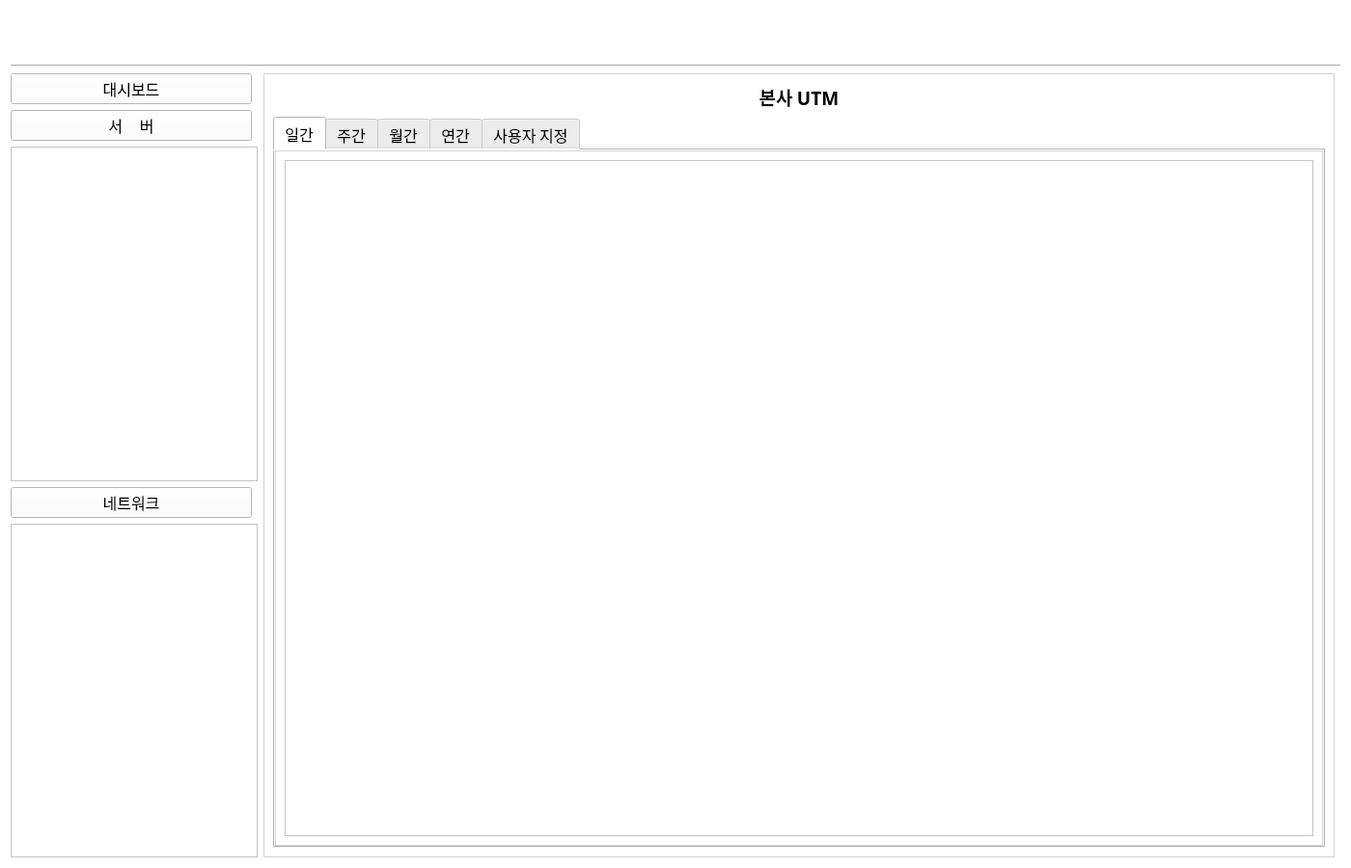
<?xml version="1.0" encoding="UTF-8"?>
<ui version="4.0">
 <class>Form</class>
 <widget class="QWidget" name="Form">
  <property name="geometry">
   <rect>
    <x>0</x>
    <y>0</y>
    <width>1400</width>
    <height>900</height>
   </rect>
  </property>
  <property name="sizePolicy">
   <sizepolicy hsizetype="Expanding" vsizetype="Expanding">
    <horstretch>0</horstretch>
    <verstretch>0</verstretch>
   </sizepolicy>
  </property>
  <property name="cursor">
   <cursorShape>ArrowCursor</cursorShape>
  </property>
  <property name="windowTitle">
   <string>AP시스템 모니터링</string>
  </property>
  <property name="styleSheet">
   <string notr="true">QWidget {
	background-color: white
}</string>
  </property>
  <layout class="QGridLayout" name="gridLayout">
   <item row="0" column="0" colspan="3">
    <widget class="QWidget" name="widget" native="true">
     <property name="sizePolicy">
      <sizepolicy hsizetype="Expanding" vsizetype="Preferred">
       <horstretch>0</horstretch>
       <verstretch>0</verstretch>
      </sizepolicy>
     </property>
     <property name="minimumSize">
      <size>
       <width>400</width>
       <height>50</height>
      </size>
     </property>
     <property name="maximumSize">
      <size>
       <width>16777215</width>
       <height>100</height>
      </size>
     </property>
    </widget>
   </item>
   <item row="2" column="0">
    <layout class="QVBoxLayout" name="verticalLayout">
     <property name="sizeConstraint">
      <enum>QLayout::SetDefaultConstraint</enum>
     </property>
     <item>
      <widget class="QPushButton" name="dashboardButton">
       <property name="sizePolicy">
        <sizepolicy hsizetype="Fixed" vsizetype="Fixed">
         <horstretch>0</horstretch>
         <verstretch>0</verstretch>
        </sizepolicy>
       </property>
       <property name="minimumSize">
        <size>
         <width>250</width>
         <height>0</height>
        </size>
       </property>
       <property name="font">
        <font>
         <family>맑은 고딕</family>
         <pointsize>12</pointsize>
        </font>
       </property>
       <property name="text">
        <string>대시보드</string>
       </property>
      </widget>
     </item>
     <item>
      <widget class="QPushButton" name="serverButton">
       <property name="sizePolicy">
        <sizepolicy hsizetype="Fixed" vsizetype="Fixed">
         <horstretch>0</horstretch>
         <verstretch>0</verstretch>
        </sizepolicy>
       </property>
       <property name="minimumSize">
        <size>
         <width>250</width>
         <height>0</height>
        </size>
       </property>
       <property name="font">
        <font>
         <family>맑은 고딕</family>
         <pointsize>12</pointsize>
        </font>
       </property>
       <property name="text">
        <string>서     버</string>
       </property>
      </widget>
     </item>
     <item>
      <widget class="MyList" name="serverListView">
       <property name="sizePolicy">
        <sizepolicy hsizetype="Fixed" vsizetype="Preferred">
         <horstretch>0</horstretch>
         <verstretch>0</verstretch>
        </sizepolicy>
       </property>
       <property name="minimumSize">
        <size>
         <width>250</width>
         <height>0</height>
        </size>
       </property>
       <property name="font">
        <font>
         <family>Courier New</family>
         <pointsize>11</pointsize>
        </font>
       </property>
       <property name="styleSheet">
        <string notr="true"/>
       </property>
       <property name="selectionBehavior">
        <enum>QAbstractItemView::SelectItems</enum>
       </property>
       <property name="resizeMode">
        <enum>QListView::Adjust</enum>
       </property>
       <property name="uniformItemSizes">
        <bool>false</bool>
       </property>
      </widget>
     </item>
     <item>
      <widget class="QPushButton" name="networkButton">
       <property name="sizePolicy">
        <sizepolicy hsizetype="Fixed" vsizetype="Fixed">
         <horstretch>0</horstretch>
         <verstretch>0</verstretch>
        </sizepolicy>
       </property>
       <property name="minimumSize">
        <size>
         <width>250</width>
         <height>0</height>
        </size>
       </property>
       <property name="font">
        <font>
         <family>맑은 고딕</family>
         <pointsize>12</pointsize>
        </font>
       </property>
       <property name="text">
        <string>네트워크</string>
       </property>
      </widget>
     </item>
     <item>
      <widget class="MyList" name="networkListView">
       <property name="sizePolicy">
        <sizepolicy hsizetype="Fixed" vsizetype="Preferred">
         <horstretch>0</horstretch>
         <verstretch>0</verstretch>
        </sizepolicy>
       </property>
       <property name="minimumSize">
        <size>
         <width>250</width>
         <height>0</height>
        </size>
       </property>
       <property name="font">
        <font>
         <family>Courier New</family>
         <pointsize>11</pointsize>
        </font>
       </property>
      </widget>
     </item>
    </layout>
   </item>
   <item row="1" column="0" colspan="3">
    <widget class="Line" name="line">
     <property name="sizePolicy">
      <sizepolicy hsizetype="Expanding" vsizetype="Minimum">
       <horstretch>0</horstretch>
       <verstretch>0</verstretch>
      </sizepolicy>
     </property>
     <property name="orientation">
      <enum>Qt::Horizontal</enum>
     </property>
    </widget>
   </item>
   <item row="2" column="1">
    <widget class="QStackedWidget" name="stackedWidget">
     <property name="sizePolicy">
      <sizepolicy hsizetype="Expanding" vsizetype="Expanding">
       <horstretch>0</horstretch>
       <verstretch>0</verstretch>
      </sizepolicy>
     </property>
     <property name="styleSheet">
      <string notr="true">QStackedWidget {
	border: 1px solid lightgray;
}</string>
     </property>
     <property name="currentIndex">
      <number>12</number>
     </property>
     <widget class="QWidget" name="dashboard">
      <property name="font">
       <font>
        <family>맑은 고딕</family>
       </font>
      </property>
      <widget class="QLabel" name="label_3">
       <property name="geometry">
        <rect>
         <x>320</x>
         <y>210</y>
         <width>201</width>
         <height>71</height>
        </rect>
       </property>
       <property name="font">
        <font>
         <family>맑은 고딕</family>
         <pointsize>24</pointsize>
         <weight>75</weight>
         <bold>true</bold>
        </font>
       </property>
       <property name="text">
        <string>Dashboard</string>
       </property>
      </widget>
     </widget>
     <widget class="QWidget" name="serverSummary">
      <widget class="QLabel" name="label_4">
       <property name="geometry">
        <rect>
         <x>260</x>
         <y>210</y>
         <width>341</width>
         <height>71</height>
        </rect>
       </property>
       <property name="font">
        <font>
         <family>맑은 고딕</family>
         <pointsize>24</pointsize>
         <weight>75</weight>
         <bold>true</bold>
        </font>
       </property>
       <property name="text">
        <string>Server Summary</string>
       </property>
      </widget>
     </widget>
     <widget class="QWidget" name="kerp">
      <layout class="QGridLayout" name="gridLayout_2">
       <property name="topMargin">
        <number>3</number>
       </property>
       <property name="verticalSpacing">
        <number>3</number>
       </property>
       <item row="1" column="0">
        <layout class="QHBoxLayout" name="kerpTopLayout"/>
       </item>
       <item row="0" column="0">
        <widget class="QLabel" name="label">
         <property name="sizePolicy">
          <sizepolicy hsizetype="Expanding" vsizetype="Fixed">
           <horstretch>0</horstretch>
           <verstretch>0</verstretch>
          </sizepolicy>
         </property>
         <property name="minimumSize">
          <size>
           <width>0</width>
           <height>60</height>
          </size>
         </property>
         <property name="font">
          <font>
           <family>맑은 고딕</family>
           <pointsize>24</pointsize>
           <weight>75</weight>
           <bold>true</bold>
          </font>
         </property>
         <property name="styleSheet">
          <string notr="true">QLabel { background-color:  #e0f7fa  }</string>
         </property>
         <property name="text">
          <string>KERP</string>
         </property>
         <property name="alignment">
          <set>Qt::AlignCenter</set>
         </property>
        </widget>
       </item>
       <item row="2" column="0">
        <widget class="QTextBrowser" name="kerpInfo">
         <property name="sizePolicy">
          <sizepolicy hsizetype="Preferred" vsizetype="Preferred">
           <horstretch>0</horstretch>
           <verstretch>0</verstretch>
          </sizepolicy>
         </property>
         <property name="minimumSize">
          <size>
           <width>0</width>
           <height>450</height>
          </size>
         </property>
         <property name="font">
          <font>
           <family>Courier New</family>
           <pointsize>11</pointsize>
           <weight>50</weight>
           <bold>false</bold>
          </font>
         </property>
        </widget>
       </item>
      </layout>
     </widget>
     <widget class="QWidget" name="kerpdb">
      <layout class="QGridLayout" name="gridLayout_4">
       <property name="topMargin">
        <number>3</number>
       </property>
       <property name="verticalSpacing">
        <number>3</number>
       </property>
       <item row="1" column="0">
        <layout class="QHBoxLayout" name="kerpdbTopLayout"/>
       </item>
       <item row="0" column="0">
        <widget class="QLabel" name="label_2">
         <property name="sizePolicy">
          <sizepolicy hsizetype="Expanding" vsizetype="Fixed">
           <horstretch>0</horstretch>
           <verstretch>0</verstretch>
          </sizepolicy>
         </property>
         <property name="minimumSize">
          <size>
           <width>0</width>
           <height>60</height>
          </size>
         </property>
         <property name="font">
          <font>
           <family>맑은 고딕</family>
           <pointsize>24</pointsize>
           <weight>75</weight>
           <bold>true</bold>
          </font>
         </property>
         <property name="text">
          <string>KERPDB</string>
         </property>
         <property name="alignment">
          <set>Qt::AlignCenter</set>
         </property>
        </widget>
       </item>
       <item row="2" column="0">
        <widget class="QTextBrowser" name="kerpdbInfo">
         <property name="sizePolicy">
          <sizepolicy hsizetype="Preferred" vsizetype="Preferred">
           <horstretch>0</horstretch>
           <verstretch>0</verstretch>
          </sizepolicy>
         </property>
         <property name="minimumSize">
          <size>
           <width>0</width>
           <height>450</height>
          </size>
         </property>
         <property name="font">
          <font>
           <family>Courier New</family>
           <pointsize>11</pointsize>
          </font>
         </property>
        </widget>
       </item>
      </layout>
     </widget>
     <widget class="QWidget" name="gw00">
      <layout class="QGridLayout" name="gridLayout_5">
       <property name="topMargin">
        <number>3</number>
       </property>
       <property name="verticalSpacing">
        <number>3</number>
       </property>
       <item row="1" column="0">
        <layout class="QHBoxLayout" name="gw00TopLayout">
         <property name="spacing">
          <number>0</number>
         </property>
        </layout>
       </item>
       <item row="0" column="0">
        <widget class="QLabel" name="label_7">
         <property name="sizePolicy">
          <sizepolicy hsizetype="Expanding" vsizetype="Fixed">
           <horstretch>0</horstretch>
           <verstretch>0</verstretch>
          </sizepolicy>
         </property>
         <property name="minimumSize">
          <size>
           <width>0</width>
           <height>60</height>
          </size>
         </property>
         <property name="font">
          <font>
           <family>맑은 고딕</family>
           <pointsize>24</pointsize>
           <weight>75</weight>
           <bold>true</bold>
          </font>
         </property>
         <property name="text">
          <string>그룹웨어</string>
         </property>
         <property name="alignment">
          <set>Qt::AlignCenter</set>
         </property>
        </widget>
       </item>
       <item row="2" column="0">
        <widget class="QTextBrowser" name="gw00Info">
         <property name="sizePolicy">
          <sizepolicy hsizetype="Preferred" vsizetype="Preferred">
           <horstretch>0</horstretch>
           <verstretch>0</verstretch>
          </sizepolicy>
         </property>
         <property name="minimumSize">
          <size>
           <width>0</width>
           <height>450</height>
          </size>
         </property>
         <property name="font">
          <font>
           <family>Courier New</family>
           <pointsize>11</pointsize>
          </font>
         </property>
        </widget>
       </item>
      </layout>
     </widget>
     <widget class="QWidget" name="GW2">
      <layout class="QGridLayout" name="gridLayout_6">
       <property name="topMargin">
        <number>3</number>
       </property>
       <property name="verticalSpacing">
        <number>3</number>
       </property>
       <item row="1" column="0">
        <layout class="QHBoxLayout" name="GW2TopLayout">
         <property name="spacing">
          <number>0</number>
         </property>
        </layout>
       </item>
       <item row="0" column="0">
        <widget class="QLabel" name="label_8">
         <property name="sizePolicy">
          <sizepolicy hsizetype="Expanding" vsizetype="Fixed">
           <horstretch>0</horstretch>
           <verstretch>0</verstretch>
          </sizepolicy>
         </property>
         <property name="minimumSize">
          <size>
           <width>0</width>
           <height>60</height>
          </size>
         </property>
         <property name="font">
          <font>
           <family>맑은 고딕</family>
           <pointsize>24</pointsize>
           <weight>75</weight>
           <bold>true</bold>
          </font>
         </property>
         <property name="text">
          <string>그룹웨어DB</string>
         </property>
         <property name="alignment">
          <set>Qt::AlignCenter</set>
         </property>
        </widget>
       </item>
       <item row="2" column="0">
        <widget class="QTextBrowser" name="GW2Info">
         <property name="sizePolicy">
          <sizepolicy hsizetype="Preferred" vsizetype="Preferred">
           <horstretch>0</horstretch>
           <verstretch>0</verstretch>
          </sizepolicy>
         </property>
         <property name="minimumSize">
          <size>
           <width>0</width>
           <height>450</height>
          </size>
         </property>
         <property name="font">
          <font>
           <family>Courier New</family>
           <pointsize>11</pointsize>
          </font>
         </property>
        </widget>
       </item>
      </layout>
     </widget>
     <widget class="QWidget" name="epdmapp">
      <layout class="QGridLayout" name="gridLayout_7">
       <property name="topMargin">
        <number>3</number>
       </property>
       <property name="verticalSpacing">
        <number>3</number>
       </property>
       <item row="0" column="0">
        <widget class="QLabel" name="label_9">
         <property name="sizePolicy">
          <sizepolicy hsizetype="Expanding" vsizetype="Fixed">
           <horstretch>0</horstretch>
           <verstretch>0</verstretch>
          </sizepolicy>
         </property>
         <property name="minimumSize">
          <size>
           <width>0</width>
           <height>60</height>
          </size>
         </property>
         <property name="font">
          <font>
           <family>맑은 고딕</family>
           <pointsize>24</pointsize>
           <weight>75</weight>
           <bold>true</bold>
          </font>
         </property>
         <property name="text">
          <string>EPDM APP</string>
         </property>
         <property name="alignment">
          <set>Qt::AlignCenter</set>
         </property>
        </widget>
       </item>
       <item row="1" column="0">
        <layout class="QHBoxLayout" name="epdmappTopLayout">
         <property name="spacing">
          <number>0</number>
         </property>
        </layout>
       </item>
       <item row="2" column="0">
        <widget class="QTextBrowser" name="epdmappInfo">
         <property name="sizePolicy">
          <sizepolicy hsizetype="Preferred" vsizetype="Preferred">
           <horstretch>0</horstretch>
           <verstretch>0</verstretch>
          </sizepolicy>
         </property>
         <property name="minimumSize">
          <size>
           <width>0</width>
           <height>450</height>
          </size>
         </property>
         <property name="font">
          <font>
           <family>Courier New</family>
           <pointsize>11</pointsize>
          </font>
         </property>
        </widget>
       </item>
      </layout>
     </widget>
     <widget class="QWidget" name="epdmfms">
      <layout class="QGridLayout" name="gridLayout_8">
       <property name="topMargin">
        <number>3</number>
       </property>
       <property name="verticalSpacing">
        <number>3</number>
       </property>
       <item row="1" column="0">
        <layout class="QHBoxLayout" name="epdmfmsTopLayout">
         <property name="spacing">
          <number>0</number>
         </property>
        </layout>
       </item>
       <item row="0" column="0">
        <widget class="QLabel" name="label_10">
         <property name="sizePolicy">
          <sizepolicy hsizetype="Expanding" vsizetype="Fixed">
           <horstretch>0</horstretch>
           <verstretch>0</verstretch>
          </sizepolicy>
         </property>
         <property name="minimumSize">
          <size>
           <width>0</width>
           <height>60</height>
          </size>
         </property>
         <property name="font">
          <font>
           <family>맑은 고딕</family>
           <pointsize>24</pointsize>
           <weight>75</weight>
           <bold>true</bold>
          </font>
         </property>
         <property name="text">
          <string>EPDM FMS</string>
         </property>
         <property name="alignment">
          <set>Qt::AlignCenter</set>
         </property>
        </widget>
       </item>
       <item row="2" column="0">
        <widget class="QTextBrowser" name="epdmfmsInfo">
         <property name="sizePolicy">
          <sizepolicy hsizetype="Preferred" vsizetype="Preferred">
           <horstretch>0</horstretch>
           <verstretch>0</verstretch>
          </sizepolicy>
         </property>
         <property name="minimumSize">
          <size>
           <width>0</width>
           <height>450</height>
          </size>
         </property>
         <property name="font">
          <font>
           <family>Courier New</family>
           <pointsize>11</pointsize>
          </font>
         </property>
        </widget>
       </item>
      </layout>
     </widget>
     <widget class="QWidget" name="bi">
      <layout class="QGridLayout" name="gridLayout_9">
       <property name="topMargin">
        <number>3</number>
       </property>
       <property name="verticalSpacing">
        <number>3</number>
       </property>
       <item row="0" column="0">
        <widget class="QLabel" name="label_11">
         <property name="sizePolicy">
          <sizepolicy hsizetype="Expanding" vsizetype="Fixed">
           <horstretch>0</horstretch>
           <verstretch>0</verstretch>
          </sizepolicy>
         </property>
         <property name="minimumSize">
          <size>
           <width>0</width>
           <height>60</height>
          </size>
         </property>
         <property name="font">
          <font>
           <family>맑은 고딕</family>
           <pointsize>24</pointsize>
           <weight>75</weight>
           <bold>true</bold>
          </font>
         </property>
         <property name="text">
          <string>BI</string>
         </property>
         <property name="alignment">
          <set>Qt::AlignCenter</set>
         </property>
        </widget>
       </item>
       <item row="1" column="0">
        <layout class="QHBoxLayout" name="biTopLayout">
         <property name="spacing">
          <number>0</number>
         </property>
        </layout>
       </item>
       <item row="2" column="0">
        <widget class="QTextBrowser" name="biInfo">
         <property name="sizePolicy">
          <sizepolicy hsizetype="Preferred" vsizetype="Preferred">
           <horstretch>0</horstretch>
           <verstretch>0</verstretch>
          </sizepolicy>
         </property>
         <property name="minimumSize">
          <size>
           <width>0</width>
           <height>450</height>
          </size>
         </property>
         <property name="font">
          <font>
           <family>Courier New</family>
           <pointsize>11</pointsize>
          </font>
         </property>
        </widget>
       </item>
      </layout>
     </widget>
     <widget class="QWidget" name="kerpholdings">
      <layout class="QGridLayout" name="gridLayout_10">
       <property name="topMargin">
        <number>3</number>
       </property>
       <property name="verticalSpacing">
        <number>3</number>
       </property>
       <item row="1" column="0">
        <layout class="QHBoxLayout" name="kerpholdingsTopLayout">
         <property name="spacing">
          <number>0</number>
         </property>
        </layout>
       </item>
       <item row="0" column="0">
        <widget class="QLabel" name="label_12">
         <property name="sizePolicy">
          <sizepolicy hsizetype="Expanding" vsizetype="Fixed">
           <horstretch>0</horstretch>
           <verstretch>0</verstretch>
          </sizepolicy>
         </property>
         <property name="minimumSize">
          <size>
           <width>0</width>
           <height>60</height>
          </size>
         </property>
         <property name="font">
          <font>
           <family>맑은 고딕</family>
           <pointsize>24</pointsize>
           <weight>75</weight>
           <bold>true</bold>
          </font>
         </property>
         <property name="text">
          <string>홀딩스 ERP</string>
         </property>
         <property name="alignment">
          <set>Qt::AlignCenter</set>
         </property>
        </widget>
       </item>
       <item row="2" column="0">
        <widget class="QTextBrowser" name="kerpholdingsInfo">
         <property name="sizePolicy">
          <sizepolicy hsizetype="Preferred" vsizetype="Preferred">
           <horstretch>0</horstretch>
           <verstretch>0</verstretch>
          </sizepolicy>
         </property>
         <property name="minimumSize">
          <size>
           <width>0</width>
           <height>450</height>
          </size>
         </property>
         <property name="font">
          <font>
           <family>Courier New</family>
           <pointsize>11</pointsize>
          </font>
         </property>
        </widget>
       </item>
      </layout>
     </widget>
     <widget class="QWidget" name="kerpholdingsDB">
      <layout class="QGridLayout" name="gridLayout_11">
       <property name="topMargin">
        <number>3</number>
       </property>
       <property name="verticalSpacing">
        <number>3</number>
       </property>
       <item row="1" column="0">
        <layout class="QHBoxLayout" name="kerpholdingsDBTopLayout">
         <property name="spacing">
          <number>0</number>
         </property>
        </layout>
       </item>
       <item row="0" column="0">
        <widget class="QLabel" name="label_13">
         <property name="sizePolicy">
          <sizepolicy hsizetype="Expanding" vsizetype="Fixed">
           <horstretch>0</horstretch>
           <verstretch>0</verstretch>
          </sizepolicy>
         </property>
         <property name="minimumSize">
          <size>
           <width>0</width>
           <height>60</height>
          </size>
         </property>
         <property name="font">
          <font>
           <family>맑은 고딕</family>
           <pointsize>24</pointsize>
           <weight>75</weight>
           <bold>true</bold>
          </font>
         </property>
         <property name="text">
          <string>홀딩스 ERP DB</string>
         </property>
         <property name="alignment">
          <set>Qt::AlignCenter</set>
         </property>
        </widget>
       </item>
       <item row="2" column="0">
        <widget class="QTextBrowser" name="kerpholdingsDBInfo">
         <property name="sizePolicy">
          <sizepolicy hsizetype="Preferred" vsizetype="Preferred">
           <horstretch>0</horstretch>
           <verstretch>0</verstretch>
          </sizepolicy>
         </property>
         <property name="minimumSize">
          <size>
           <width>0</width>
           <height>450</height>
          </size>
         </property>
         <property name="font">
          <font>
           <family>Courier New</family>
           <pointsize>11</pointsize>
          </font>
         </property>
        </widget>
       </item>
      </layout>
     </widget>
     <widget class="QWidget" name="networkSummary">
      <layout class="QGridLayout" name="gridLayout_3">
       <item row="0" column="0">
        <widget class="QLabel" name="label_5">
         <property name="font">
          <font>
           <family>맑은 고딕</family>
           <pointsize>24</pointsize>
           <weight>75</weight>
           <bold>true</bold>
          </font>
         </property>
         <property name="text">
          <string>Network Summary</string>
         </property>
        </widget>
       </item>
      </layout>
     </widget>
     <widget class="QWidget" name="HeadUTM">
      <layout class="QGridLayout" name="gridLayout_12">
       <item row="1" column="0">
        <widget class="QTabWidget" name="HeadUTM_tab">
         <property name="font">
          <font>
           <family>맑은 고딕</family>
           <pointsize>12</pointsize>
          </font>
         </property>
         <property name="currentIndex">
          <number>0</number>
         </property>
         <widget class="QWidget" name="HeadUTM_day">
          <attribute name="title">
           <string>일간</string>
          </attribute>
          <layout class="QVBoxLayout" name="verticalLayout_5">
           <item>
            <widget class="QScrollArea" name="scrollArea_day">
             <property name="widgetResizable">
              <bool>true</bool>
             </property>
             <widget class="QWidget" name="canvas_day">
              <property name="geometry">
               <rect>
                <x>0</x>
                <y>0</y>
                <width>1064</width>
                <height>710</height>
               </rect>
              </property>
              <property name="sizePolicy">
               <sizepolicy hsizetype="Expanding" vsizetype="Expanding">
                <horstretch>0</horstretch>
                <verstretch>0</verstretch>
               </sizepolicy>
              </property>
             </widget>
            </widget>
           </item>
          </layout>
         </widget>
         <widget class="QWidget" name="HeadUTM_week">
          <attribute name="title">
           <string>주간</string>
          </attribute>
          <layout class="QVBoxLayout" name="verticalLayout_2">
           <item>
            <widget class="QScrollArea" name="scrollArea_week">
             <property name="widgetResizable">
              <bool>true</bool>
             </property>
             <widget class="QWidget" name="scrollAreaWidgetContents">
              <property name="geometry">
               <rect>
                <x>0</x>
                <y>0</y>
                <width>1064</width>
                <height>710</height>
               </rect>
              </property>
             </widget>
            </widget>
           </item>
          </layout>
         </widget>
         <widget class="QWidget" name="HeadUTM_month">
          <attribute name="title">
           <string>월간</string>
          </attribute>
          <layout class="QVBoxLayout" name="verticalLayout_4">
           <item>
            <widget class="QScrollArea" name="scrollArea_month">
             <property name="widgetResizable">
              <bool>true</bool>
             </property>
             <widget class="QWidget" name="scrollAreaWidgetContents_3">
              <property name="geometry">
               <rect>
                <x>0</x>
                <y>0</y>
                <width>1064</width>
                <height>710</height>
               </rect>
              </property>
             </widget>
            </widget>
           </item>
          </layout>
         </widget>
         <widget class="QWidget" name="HeadUTM_year">
          <attribute name="title">
           <string>연간</string>
          </attribute>
          <layout class="QVBoxLayout" name="verticalLayout_6">
           <item>
            <widget class="QScrollArea" name="scrollArea_year">
             <property name="widgetResizable">
              <bool>true</bool>
             </property>
             <widget class="QWidget" name="scrollAreaWidgetContents_4">
              <property name="geometry">
               <rect>
                <x>0</x>
                <y>0</y>
                <width>1064</width>
                <height>710</height>
               </rect>
              </property>
             </widget>
            </widget>
           </item>
          </layout>
         </widget>
         <widget class="QWidget" name="HeadUTM_interval_user_defined">
          <attribute name="title">
           <string>사용자 지정</string>
          </attribute>
          <layout class="QVBoxLayout" name="verticalLayout_3">
           <item>
            <widget class="QScrollArea" name="scrollArea_usedefined">
             <property name="widgetResizable">
              <bool>true</bool>
             </property>
             <widget class="QWidget" name="scrollAreaWidgetContents_5">
              <property name="geometry">
               <rect>
                <x>0</x>
                <y>0</y>
                <width>1064</width>
                <height>710</height>
               </rect>
              </property>
             </widget>
            </widget>
           </item>
          </layout>
         </widget>
        </widget>
       </item>
       <item row="0" column="0">
        <widget class="QLabel" name="head_utm_label">
         <property name="font">
          <font>
           <family>맑은 고딕</family>
           <pointsize>14</pointsize>
           <weight>75</weight>
           <bold>true</bold>
          </font>
         </property>
         <property name="text">
          <string>본사 UTM</string>
         </property>
         <property name="alignment">
          <set>Qt::AlignCenter</set>
         </property>
        </widget>
       </item>
      </layout>
     </widget>
    </widget>
   </item>
  </layout>
 </widget>
 <customwidgets>
  <customwidget>
   <class>MyList</class>
   <extends>QListView</extends>
   <header>customWidget</header>
  </customwidget>
 </customwidgets>
 <resources/>
 <connections/>
</ui>
